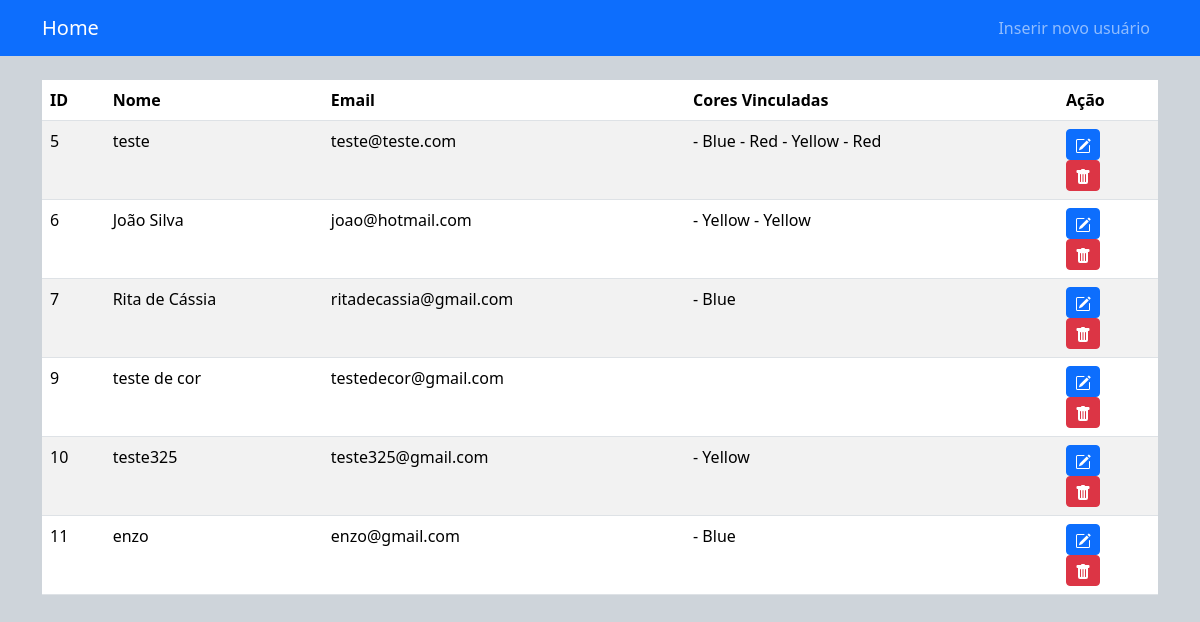
Before: / with the older database file.
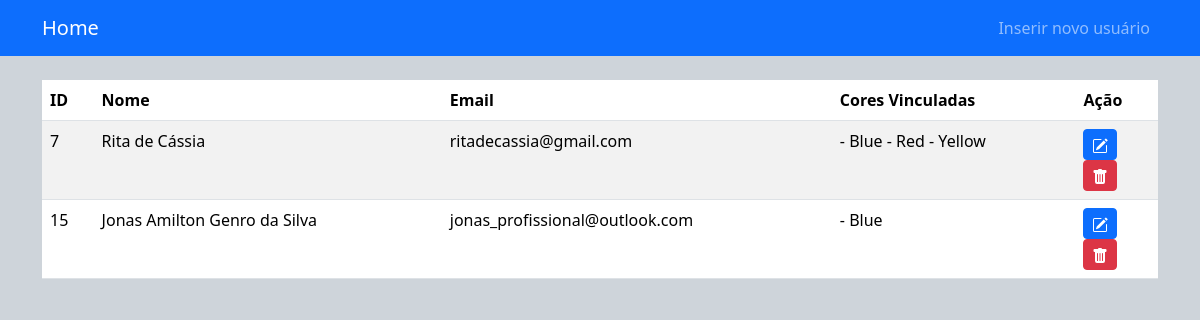
After: the same page with the newer database file.
### tables this page shows
CREATE TABLE users(
    id INTEGER PRIMARY KEY,
    name varchar(100) NOT NULL,
    email varchar(100) NOT NULL
);

CREATE TABLE colors(

    id INTEGER PRIMARY KEY,
    name varchar(50) NOT NULL
);

### connection.php (called while the page is built, shortened)
<?php
class Connection
{
    private $databaseFile;
    private $connection;
    public function __construct()
    {
        $this->databaseFile = realpath(__DIR__ . "/database/db.sqlite");
    }
    private function connect()
    {
        return $this->connection = new PDO("sqlite:{$this->databaseFile}");
    }
    public function getConnection()
    {
        return $this->connection ?: $this->connect();
    }
    public function prepare($query)
    {
        return $this->getConnection()->prepare($query);
    }
}

### models/User.php (called while the page is built, shortened)
<?php
require_once './connection.php';
class User
{
    public function getUsers()
    {
        try {
            $connection = new Connection();
            $query = "SELECT * FROM users";
            $result = $connection->getConnection()->query($query);
            $result->setFetchMode(PDO::FETCH_INTO, new stdClass);
            return $result;
        } catch (PDOException $e) {
            echo "Erro ao executar a consulta: " . $e->getMessage();
            return false;
        }
    }
}

### models/Color.php (called while the page is built, shortened)
<?php
require_once './connection.php';
class Color
{
    public function getColorsByIdUser($id)
    {
        try {
            $connection = new Connection();
            $query = "
            SELECT colors.name
            FROM user_colors
            INNER JOIN colors ON user_colors.color_id = colors.id
            WHERE user_colors.user_id = :id
        ";
            $statement = $connection->prepare($query);
            $statement->bindParam(':id', $id, PDO::PARAM_INT);
            $statement->execute();
            $colors = $statement->fetchAll(PDO::FETCH_ASSOC);
            $result = '';
            foreach ($colors as $color) {
                $result = $result . ' - ' . $color['name'];
            }
            return $result;
        } catch (PDOException $e) {
            echo "Erro ao executar a consulta: " . $e->getMessage();
            return false;
        }
    }
}

### index.php (the view, shortened to what this page needs)
<?php
require './routes.php';
include_once('./models/Color.php');
include_once('./models/User.php');
$modelColor = new Color();
$modelUser = new User();
?>
<?php
$title = "Home";
$href = "/pages/inserir.php";
$textoHref = "Inserir novo usuário";
include_once("./layouts/_header.php");
?>
<div class="container mt-4">
    <table class="table table-striped">
        <thead>
            <tr>
                <th scope="col">ID</th>
                <th scope="col">Nome</th>
                <th scope="col">Email</th>
                <th scope="col">Cores Vinculadas</th>
                <th scope="col">Ação</th>
            </tr>
        </thead>
        <tbody>
            <?php foreach ($modelUser->getUsers() as $user) : ?>
            <tr>
                <td><?= $user->id; ?></td>
                <td><?= $user->name; ?></td>
                <td><?= $user->email; ?></td>
                <td><?= $modelColor->getColorsByIdUser($user->id); ?></td>
                <td>
                    <form action="/pages/editar.php" method="post">
                        <button type="submit" class="btn btn-primary btn-sm">
                        </button>
                    </form>
                    <a href="index.php?action=delete&id=<?= $user->id; ?>" class="btn btn-danger btn-sm">
                    </a>
                </td>
            </tr>
            <?php endforeach; ?>
        </tbody>
    </table>
</div>
</body>
</html>

### layouts/_header.php (shortened to what this page needs)
<!DOCTYPE html>
<html lang="pt">
<head>
    <link href="https://cdn.jsdelivr.net/npm/bootstrap@5.3.3/dist/css/bootstrap.min.css" rel="stylesheet"
>
</head>
<body class="bg-dark-subtle">
    <nav class="navbar navbar-expand-lg navbar-dark bg-primary">
        <div class="container">
            <a class="navbar-brand" href="#"><?= $title ?></a>
            <div class="collapse navbar-collapse" id="navbarNav">
                <ul class="navbar-nav ms-auto">
                    <li class="nav-item">
                        <a class="nav-link" href='<?= $href ?>'><?= $textoHref ?></a>
                    </li>
                </ul>
            </div>
        </div>
    </nav>

Changed rows visible on the page:
removed users: id "5", name "teste", email "teste@teste.com", id "- Blue - Red - Yellow - Red"
removed users: id "6", name "João Silva", email "joao@hotmail.com", id.name "- Yellow - Yellow"
removed users: id "9", name "teste de cor", email "testedecor@gmail.com"
removed users: id "10", name "teste325", email "teste325@gmail.com", id "- Yellow"
removed users: id "11", name "enzo", email "enzo@gmail.com", id "- Blue"
computed for users "Rita de Cássia": id "- Blue" → "- Blue - Red - Yellow"
added users: id "15", name "Jonas Amilton Genro da Silva", email "jonas_profissional@outlook.com", id "- Blue"
